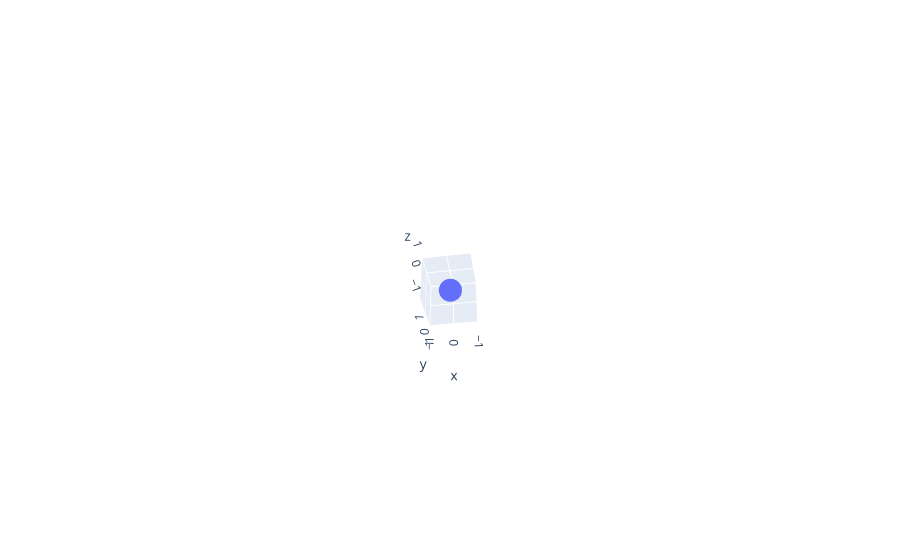

Notebook cell for this chart:
### Code cell
#create an animated plane wave
frames = []
waves *= 2
for i in range(len(xData) // waves):
    frames.append( frame( xData[0:i*waves], yData[0:i*waves], zData[0:i*waves]) )

figure = {
    "frames" : frames, 
    "data": [
        {
            "type" : "scatter3d",
            "connectgaps":False,
            "x":[0],
            "y":[0],
            "z":[0]
        }
    ]
}

iplot(figure)

### Figure 1 — Plotly figure (JSON) as saved in the notebook; plotly's stock layout.template omitted (floating-point values rounded to 4 significant figures)
{"data": [{"connectgaps": false, "type": "scatter3d", "x": [0], "y": [0], "z": [0]}], "layout": {"autosize": true, "scene": {"aspectmode": "auto", "aspectratio": {"x": 1, "y": 1, "z": 1}, "camera": {"center": {"x": 0, "y": 0, "z": 0}, "eye": {"x": -1.133, "y": 7.465, "z": -5.486}, "projection": {"type": "perspective"}, "up": {"x": 0, "y": 0, "z": 1}}}}}
